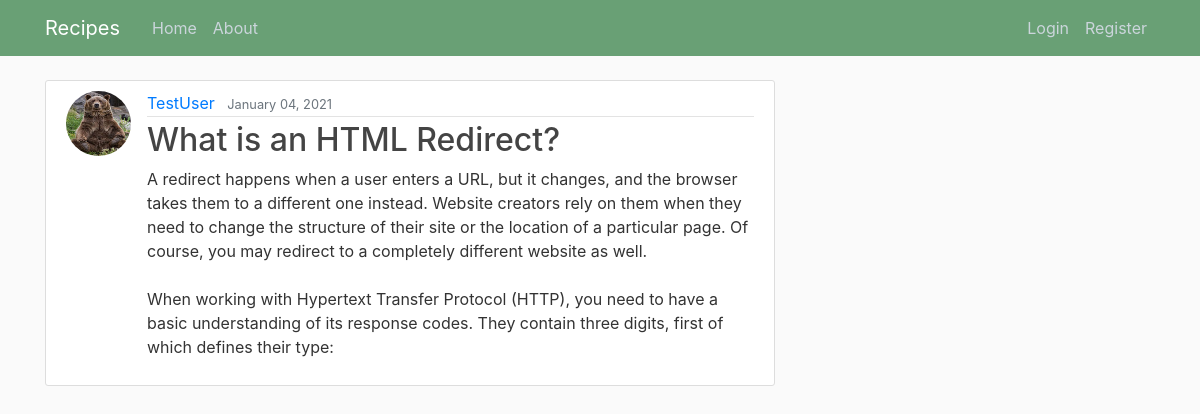
Page /post/13 on the committed database.
### blog/models.py (models this page shows, shortened)
class Post(models.Model):
    title = models.CharField(max_length=100)
    content = models.TextField()
    date_posted = models.DateTimeField(default=timezone.now)
    author = models.ForeignKey(User, on_delete=models.CASCADE)
    likes = models.ManyToManyField(User, related_name='blog_post_likes')
    image = models.ImageField(upload_to='blog_pics')

### users/models.py (models this page shows, shortened)
class Profile(models.Model):
    user = models.OneToOneField(User, on_delete= models.CASCADE)
    image = models.ImageField(default= 'default.jpg', upload_to= 'profile_pics')

### blog/views.py (the view)
# urls.py: path('post/<int:pk>', PostDetailView.as_view(), name='post-detail'),
class PostDetailView(DetailView):
    model = Post

### blog/templates/blog/post_detail.html (shortened to what this page needs)
{% extends "blog/base.html"%}
{% block content %}
  <article class="media content-section">
      <img class = "rounded-circle article-img "src={{ object.author.profile.image.url }}>
      <div class="media-body">
          <div class="article-metadata">
              <a class="mr-2" href="{% url 'user-posts' object.author.username %}">{{ object.author }}</a>
              <small class="text-muted">{{ object.date_posted| date:"F d, Y" }}</small>
          </div>
          <h2 class="article-title" >{{ object.title }}</h2>
          <p class="article-content">{{ object.content }}</p>
      </div>
  </article>
{% endblock content%}

### blog/static/blog/main.css (style rules this page uses)
body { background: #fafafa; color: #333333; margin-top: 5rem; }
h1, h2, h3, h4, h5, h6 { color: #444444; }
.content-section { background: #ffffff; padding: 10px 20px; border: 1px solid #dddddd; border-radius: 3px; margin-bottom: 20px; }
.article-title { color: #444444; }
.article-content { white-space: pre-line; }
.article-img { height: 65px; width: 65px; margin-right: 16px; }
.article-metadata { padding-bottom: 1px; margin-bottom: 4px; border-bottom: 1px solid #e3e3e3 }

### rows in the picture
Post: author.profile.image (placeholder picture), author "TestUser", date_posted "January 04, 2021", title "What is an HTML Redirect?", content "A redirect happens when a user enters a URL, but it changes, and the browser takes them to a different one instead. Website creators rely on them when they need to change the structure of their site or the location of a particular page. Of course, you may redirect to a completely different website as well. When working with Hypertext Transfer Protocol (HTTP), you need to have a basic understanding of its response codes. They contain three digits, first of which defines their type:"
